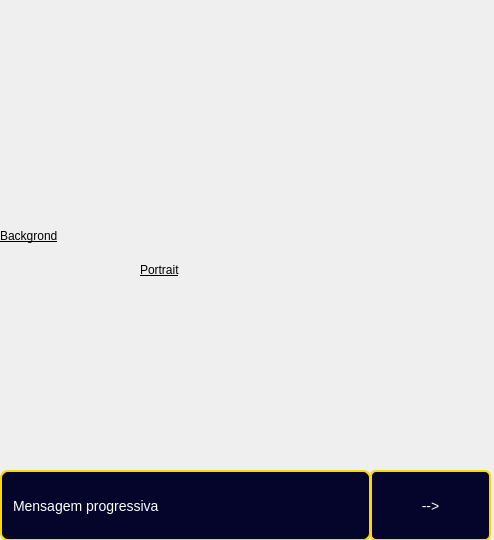
<?xml version="1.0" encoding="UTF-8"?>
<ui version="4.0">
 <class>Dialog</class>
 <widget class="QDialog" name="Dialog">
  <property name="geometry">
   <rect>
    <x>0</x>
    <y>0</y>
    <width>494</width>
    <height>540</height>
   </rect>
  </property>
  <property name="font">
   <font>
    <underline>true</underline>
   </font>
  </property>
  <property name="windowTitle">
   <string>Dialog</string>
  </property>
  <widget class="QPushButton" name="pushButton">
   <property name="geometry">
    <rect>
     <x>370</x>
     <y>470</y>
     <width>121</width>
     <height>71</height>
    </rect>
   </property>
   <property name="font">
    <font>
     <pointsize>-1</pointsize>
     <underline>false</underline>
    </font>
   </property>
   <property name="styleSheet">
    <string notr="true">QPushButton {
    background-color: rgba(0, 0, 40, 250);
    color: white;
    border: 2px solid #FFD700;
    border-radius: 6px;
    padding: 6px 12px;
    font-size: 14px;
}

QPushButton:hover {
    background-color: #3c3c3c;
}

QPushButton:pressed {
    background-color: #1a1a1a;
}
</string>
   </property>
   <property name="text">
    <string>--&gt;</string>
   </property>
  </widget>
  <widget class="QLabel" name="LabelMensagem">
   <property name="geometry">
    <rect>
     <x>0</x>
     <y>470</y>
     <width>371</width>
     <height>71</height>
    </rect>
   </property>
   <property name="font">
    <font>
     <pointsize>-1</pointsize>
     <underline>false</underline>
    </font>
   </property>
   <property name="tabletTracking">
    <bool>false</bool>
   </property>
   <property name="styleSheet">
    <string notr="true">QLabel {
    background-color: rgba(0, 0, 40, 250);
    color: white;
    border: 2px solid #FFD700;
    border-radius: 8px;
    padding: 8px;
    font-size: 14px;
}


</string>
   </property>
   <property name="text">
    <string>Mensagem progressiva</string>
   </property>
  </widget>
  <widget class="QLabel" name="LabelBackground">
   <property name="geometry">
    <rect>
     <x>0</x>
     <y>0</y>
     <width>491</width>
     <height>471</height>
    </rect>
   </property>
   <property name="text">
    <string>Backgrond</string>
   </property>
  </widget>
  <widget class="QLabel" name="LabelPortrait">
   <property name="geometry">
    <rect>
     <x>140</x>
     <y>70</y>
     <width>200</width>
     <height>400</height>
    </rect>
   </property>
   <property name="text">
    <string>Portrait</string>
   </property>
  </widget>
 </widget>
 <resources/>
 <connections/>
</ui>
